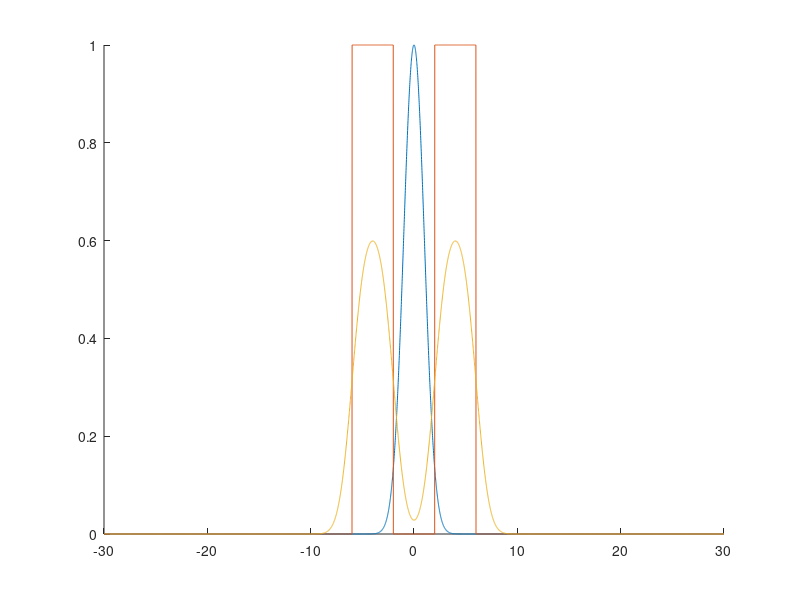
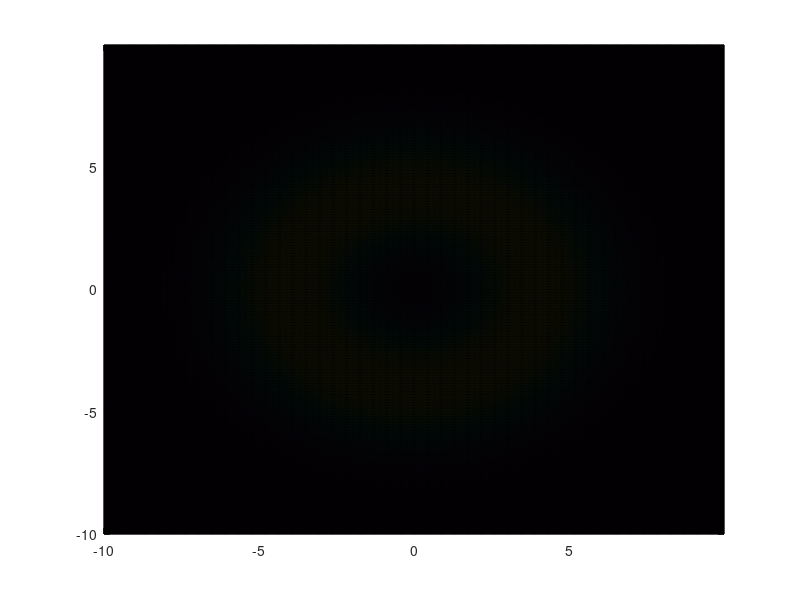

Here is the MATLAB script that generated these plots, in order: (Note: this script raises an error after producing the figures.)
clc;
close all;

%% Parameter Definition
sigma1 = 1;
sigma2 = 4;
length2 = 4;
x = -30:0.01:30;

func1 = @(x) exp(- (x - 0).^2 / (2 * sigma1^2));
func2 = @(x) (abs(x) - sigma2 / 2) .* (length2 + sigma2 / 2 - abs(x)) > 0;
y = conv(func1(x), func2(x), 'same') / sum(func2(x)) * 2;

figure; 
hold on;
plot(x, func1(x));
plot(x, func2(x));
plot(x, y);

%%
x1 = -10:0.03:10;
y1 = -10:0.03:10;
[X1, Y1] = meshgrid(x1, y1);
z1 = NaN(size(X1));
for iX = 1:length(x1)
    for iY = 1:length(y1)
        [~, iPos] = min(abs(x - sqrt(x1(iX).^2 + y1(iY).^2)));
        z1(iX, iY) = y(iPos);
    end
end

%% Display
figure;
p1 = pcolor(X1, Y1, z1);
p1.EdgeColor = 'none';
colormap('gray');
pbaspect([1, 1, 1]);
export_fig(gcf, 'laser_image.png', '-r600');
